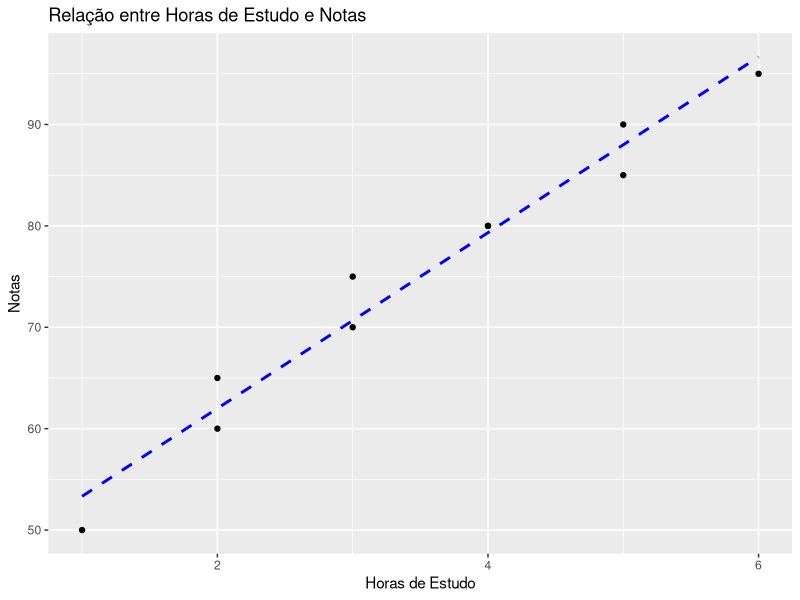
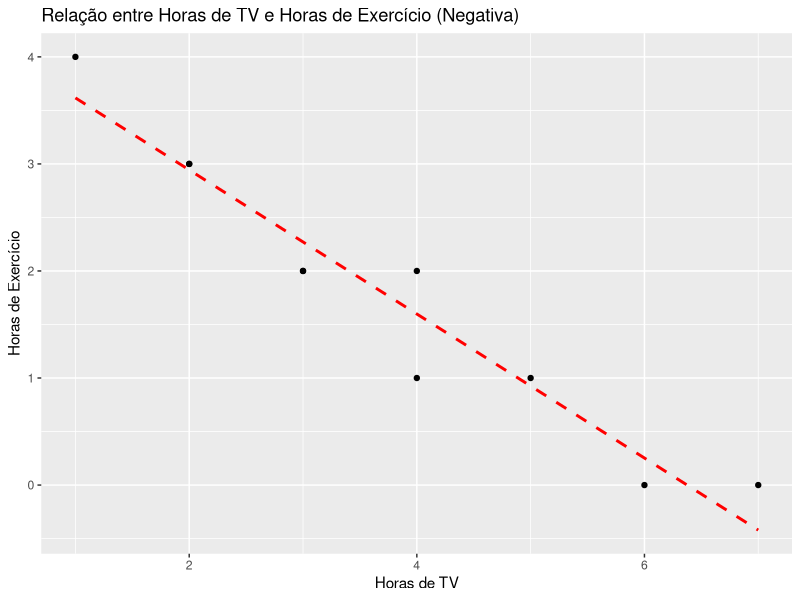
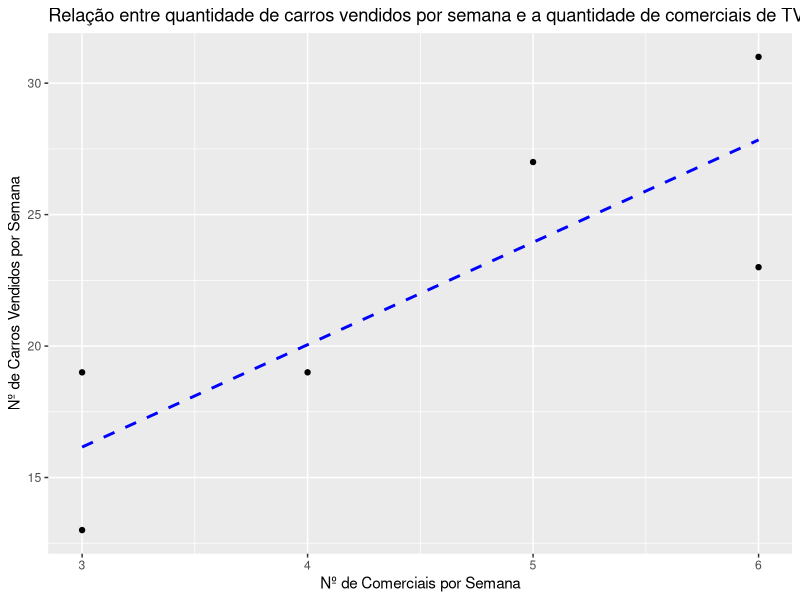

Generate these figures, in order, with R:
# Análise de Regressão

# Configurando o diretório de trabalho
setwd("C:/Users/Julia/Desktop/CienciaDeDados/1.Big-Data-Analytics-com-R-e-Microsoft-Azure-Machine-Learning/10.Introducao-a-Analise-Estatistica-de-Dados---Parte-3")
getwd()


library(dplyr)
library(ggplot2)



### Introdução


# - Vamos começar com alguns cenários:

#  -> Uma imobiliária precisa estabelecer a relação entre o tamanho de uma casa e seu preço de venda.
#     (neste caso a imobiliária quer saber se o tamanho da casa influencia ou não no preço e segundo e se tiver casas com tamanho cada vez maior,
#      isso também se reflete em preços maiores?)

#  -> O gerente de uma loja de eletrônicos gostaria de saber o efeito de reduzir o preço de uma impressora em R$ 10,00 e a demanda pela impressora
#     na semana seguinte.
#     (se modificar o preço seja para baixo ou para cima, como isso pode impactar as vendas?)

#  -> A Coca-Cola gostaria de prever se o aumento do tempo de seus comerciais em horário nobre, de 30 para 45 segundos, resultaria em aumento de 
#     venda dos seus produtos.


# - O que temos em comum nesses exemplos de problemas de negócio ?

#     Variável Dependente e Independente

# - Nos três cenários acima nós temos duas variáveis que de alguma forma se relacionam (e os nomes delas são dependente e independente).
# - No exemplo da imobiliária temos o tamanho da casa e o preço, já na loja de eletrônicos temos a redução do preço da impressoa e volume de vendas.


# De forma bem objetiva:

# - Uma variável independente x explica a variação em outra variável, que é chamada de variável dependente y. Este relacionamento existe em apenas
#   uma direção:

#    variável independente (x) -> variável dependente (y)


# - Exemplo: A quantidade de km rodados de um carro, seria uma variável independente e o preço do carro seria uma variável dependente.

# - A medida que aumenta a km , o preço diminui e o contrário existe? Não.
#   Este relacionamento não funciona em modo reverso, ou seja, se alterarmos o preço do carro, a quantidade de km rodados não será alterada.

# - Logo temos uma relação entre duas variáveis (dependente e independete) que existe em uma direção e queremos estudar esta direção através
#   de técnicas. 
#   Antes vamos a alguns exemplos de variável independente (x) e variável dependente (y):


#         Variável independente (x)               variável dependente (y)

#     o tamanho da tela de um monitor                 preço do monitor
#   número de visitantes em um web site       quantidade de vendas no web site
#     tempo de experiência profissional                  salário

# - No primeiro exemplo, o tamanho da tela do monitor é a variável independente, e o preço do monitor é a variável dependente. Esperamos que o 
#   tamanho da tela tenha algum impacto sobre o preço do monitor.

# - No segundo exemplo, o número de visitantes em um site é a variável independente, enquanto a quantidade de vendas no site é a variável 
#   dependente. Aqui, queremos entender como o número de visitantes afeta as vendas.

# - No terceiro exemplo, o tempo de experiência profissional é a variável independente, e o salário é a variável dependente. Queremos determinar 
#   como o tempo de experiência profissional se relaciona com o salário.




# - Uma das preocupações estatísticas ao analisar dados é a de criar modelos que expliquem estruturas do fenômeno de observação.

# -> E o modelo de regressão é um dos métodos estatísticas mais usados para investigar a relação entre variáveis.
#    Podemos estudar inclusive a relação entre mais de 2 variáveis.



# - Como estudante, você já deve ter se perguntado quantas horas de estudo por semana seriam necessárias para conseguir 9.5 na sua prova final.

#  -> Com esta pergunta, você estava buscando o relacionamento entre horas de estudo e sua nota final (relação entre variáveis).



# - E temos algumas técnicas de análise estatística principais para estudar este relacionamento:

#  -> Teste hipóteste (usado para validar uma suposição no relacionamento entre variáveis)

#  -> Análise de correlação (que determina a força e direção do relacionamento entre duas variáveis)

#  -> Regressão Linear Simples (que descreve o relacionamento entre duas variáveis usando uma equação)

#  -> Regressão Linear Múltipla (que é uma extensão da regressão linear simples, permitindo modelar a relação entre uma variável dependente
#                                e duas ou mais variáveis independentes.)





# --------------------------------------------------- Parte 2 ---------------------------------------------------


# - Antes de começarmos um processo de Análise de Regressão, precisamos coletar primeiro as informações sobre a CORRELAÇÃO entre as variáveis.

# - A análise de correlação nos permite medir a força e direção de um relacionamento linear entre duas variáveis.

# - O relacionamento entre duas variáveis é linear, se o gráfico de dispersão entre elas tem o padrão de uma linha reta. Vejamos exemplos:


# -> Exemplo de relação linear POSITIVO (inclinação positiva):

estudo_horas <- c(2, 3, 1, 4, 3, 5, 2, 6, 5, 4)
notas <- c(60, 70, 50, 80, 75, 90, 65, 95, 85, 80)
dados <- data.frame(Estudo_Horas = estudo_horas, Notas = notas)

ggplot(dados, aes(x = Estudo_Horas, y = Notas)) +                                 # Adiciona df e variaveis
  geom_point() +                                                                  # Adiciona os pontos de dispersão
  geom_smooth(method = "lm", se = FALSE, color = "blue", linetype = "dashed") +   # Adicione a linha de regressão
  labs(x = "Horas de Estudo", y = "Notas") +                                      # Rótulos dos eixos
  ggtitle("Relação entre Horas de Estudo e Notas")                                # Título do gráfico



# -> Exemplo de relação linear NEGATIVO (inclinação negativa):

horas_tv <- c(3, 4, 2, 5, 6, 4, 7, 2, 1, 3)
horas_exercicio <- c(2, 1, 3, 1, 0, 2, 0, 3, 4, 2)
dados_negativo <- data.frame(Horas_TV = horas_tv, Horas_Exercicio = horas_exercicio)

ggplot(dados_negativo, aes(x = Horas_TV, y = Horas_Exercicio)) +
  geom_point() +
  geom_smooth(method = "lm", se = FALSE, color = "red", linetype = "dashed") +
  labs(x = "Horas de TV", y = "Horas de Exercício") +
  ggtitle("Relação entre Horas de TV e Horas de Exercício (Negativa)")




### OUTRO EXEMPLO (relação positiva)

# - Uma revendedora de automóveis gostaria de examinar a relação entre a quantidade de comerciais de TV por semana e a venda de carros por 
#   semana.
# - Espera-se que o número de comerciais de TV por semana (x) afete a venda de carros por semana (y).

dados <- data.frame(semana = c(1,2,3,4,5,6),
                    Numero_de_comerciais_x = c(3,6,4,5,6,3),
                    Numero_de_carros_vendidos_y = c(13,31,19,27,23,19))
View(dados)

# - Perceba que esta relação possui uma única direção. Suponha uma amostra de 6 semanas, com os dados coletados do dataframe acima.
#   (variável x = dependente, variável y = independente, estamos estudos esta relação. Teremos uma relação positiva ou negativa? E a força?)

ggplot(dados, aes(x = Numero_de_comerciais_x, y = Numero_de_carros_vendidos_y)) +
  geom_point() +
  geom_smooth(method = 'lm', se = FALSE, color = 'blue', linetype = 'dashed') +
  labs (x = 'Nº de Comerciais por Semana', y = 'Nº de Carros Vendidos por Semana') +
  ggtitle("Relação entre quantidade de carros vendidos por semana e a quantidade de comerciais de TV por semana")        # _ x   | y

# - Temos uma relação positiva, ou seja, a medida que o número de comerciais aumenta, temos um aumento nas vendas dos números de carros.



# - Portando o COEFICIENTE DE RELAÇÃO (r) indica a força e direção de uma relação linear entre a variável independente e dependente.

# - A correlação, insto é a ligação entre dois eventos, não implica necessariamente uma relação de casualidade, ou seja, que um dos eventos
#   tenha causado a ocorrência do outro.

# - A correlação pode no entanto indicar possíveis causas ou áreas para um estudo mais aprofundado, ou seja, a correlação pode ser uma pista.
#   A ideia oposta, de que correlação prova automaticamente causalidade é uma falácia lógica.

# - Resumindo: Só porque (A) acontece juntamente com (B) não significa que (A) causa (B).


# - Existem várias razões pelas quais duas variáveis podem estar correlacionadas:

#  -> Causalidade: Uma variável pode causar diretamente a outra. No entanto, apenas a correlação não é suficiente para provar causalidade.
#     São necessárias evidências adicionais e experimentos controlados para estabelecer relações de causa e efeito.

#  -> Terceira Variável: Pode haver uma terceira variável não considerada que afeta ambas as variáveis observadas. Essa variável comum pode ser a
#     verdadeira causa da correlação.

#  -> Coincidência: Às vezes, as correlações ocorrem simplesmente por acaso. Isso é mais comum em conjuntos de dados grandes, onde muitas relações
#     são testadas.

#  -> Relação Espúria: As variáveis podem estar correlacionadas devido a uma relação espúria, onde não há causalidade, mas parece haver uma 
#     conexão devido a padrões nos dados.

# - Portanto, é essencial ser cauteloso ao interpretar correlações e não assumir automaticamente que uma relação causal está presente com base na
#   correlação observada. 


### Então como se determina a causalidade ?

#  -> Dependerá sobretudo da complexidade do problema, mas a verdade é que a casualidade dificilmente poderá ser determinada com certeza absoluta.






# --------------------------------------------------- Parte 3 ---------------------------------------------------

# - O conjunto de técnicas de regressão é provavelmente um dos mais utilizados em análise de dados

# - Existem diversos modelos de regressão:

#  -> Regressão Linear Simples e Múltipla
#  -> Regressão Logística Binária
#  -> Regressão Logística Multinomial
#  -> Regressão Poisson
#  -> Regressão Binomial
#  -> Regressão Ridge
#  -> Regressão Lasso
#  -> Regressão ElasticNet


# - Por hora, vamos focar em definir o que é a REGRESSÃO LINEAR SIMPLES (e mais a frente vamos estudar e aplicar com R e Azure Machine Learning).


# - Os modelos de regressão linear simples e múltipla são os mais utilizados em diversos campos do conhecimento.

# - Exemplos de        : grupo de pesquisadores com interesse em estudar como as taxas de retorno de um ativo financeiro comportam-se em relação ao
#   aplicação de         mercado, como um custo de uma empresa varia quando aumenta sua capacidade produtiva ou incrementa numero de horas, 
# análise de regressão   como o estudo de o numero de quartos em um imóvel pode influenciar nos preços de venda)


# - Análise de regressão é uma metodologia estatística que utiliza a relação entre duas ou mais variáveis quantitativas de tal forma que uma 
#   variável possa ser predita a partir da outra.

# - Análise de regressão é utilizada para se fazer a previsão de resultados. O caso mais simples de regressão é quando temos duas variáveis e a
#   relação entre elas pode ser representada por uma linha reta.






# --------------------------------------------------- Parte 4 ---------------------------------------------------

# - Para compreender ainda melhor conceito de regressão, vamos focar no Fenômeno da Regressão


# - A partir de um gráfico scatterplot (grafico de dispersao) onde temos varios 'pontinhos' onde cada ponto é a interseção com o valor do
#   eixo x (altura do pai) e eixo y (altura do filho).

# - Então o que fazemos com a regressão?
#   Basicamente desenhamos uma linha vermelha (que é na verdade um conjunto de previsões).
#   Com isso vamos estabelecer uma fórmula matemática que partir dos dados do eixo x seremos capaz de prever dados do eixo y.
#   Estas previsões estarão exatamente nesta linha vermelha (que é chamada de linha de regressão).

# - Se a partir de agora eu colocar uma fórmula de altura de um pai qualquer, nós teremos a previsão sobre a possível altura do filho.
#   E podemos utilizar esta analogia para qualquer outro exemplo onde queremos estudar a relação entre duas variáveis.

# - E para encontrar esta formula matemática para fazer isto, nós dados históricos (ou seja, pegar os 'pontinhos pretos' que são os dados) de um
#   dataset cujo  os dados já foram coletados, preparados, analisados e etc.

# - E com isso podemos alimentar o modelo para o treinamento. O modelo aprender uma formula matemática e uma vez aprendida a fórmula,
#   não precisaremos mais entregar ao modelo os dados de y. Entregamos os dados de x, preenchemos a fórmula e conseguimos as previsões dos dados.

# - E assim descrevemos o que é Machine Learning, o que muda é a fórmula matemática.

# - Em regressão o que queremos é encontrar a 'linha vermelha' que é dada através de uma fórmula matemática.



### REGRESSÃO e CORRELAÇÃO são a mesma coisa ?

#  -> Não.

## REGRESSÃO

# - Análise de regressão: prevê o valor médio de uma variável com base nos valores estabelecidos de uma ou mais variáveis.

## CORRELAÇÃO

# - Análise de correlação: tem como objetivo medir o grau de associação linear entre duas variáveis.


#  -> Ou seja, usamos a correlação para medir o grau de relação entre duas variáveis e depois usamos regressão para estudar o relacionamento
#     entre elas.


# - Portando durante o processo de análise de regressão, em algum momento iremos calcular a correlação para compreender como as variáveis estão
#   relacionadas.






# --------------------------------------------------- Parte 5 ---------------------------------------------------

# - Existem dois tipos principais de Modelos de Regressão Linear:

#  -> Regressão Linear Simples
#     (onde tem 1 variável dependente Y e 1 variável independente X)

#  -> Regressão Linear Múltipla
#     (onde tem 1 variável dependente Y e 2 ou mais variáveis independentes X, X1)



### REGRESSÃO LINEAR SIMPLES (a múltipla será estudada no curso de Machine Learning)

# - Nós já sabemos que o coeficiente de correlação r nos provê uma medida que descreve a força e direção do relacionamento entre duas variáveis.

# - Nosso próximo passo é realizar uma Análise de Regressão Linear Simples, que nos habilite descrever uma linha reta que melhor representa umaaa
#   série de pares ordenados (x, y).

# - E como veremos mais adiante, ter uma linha reta que descreve o relacionamento entre a variável independente (x) e a variável independente (y)
#   nos oferece uma série de vantagens sobre o coeficiente de correlação.

# - Fórmula para a equação que descreve uma linha reta através de um par ordenado:

#  -> ŷ = a + bx

# y = valor previsto de y dado um valor para x
# x = varável independente
# a = ponto onde a linha intercepta o eixo y
# b = inclinação da linha reta





